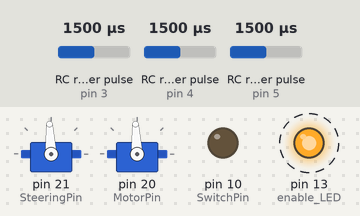
The sketch below on a simulated Arduino Mega 2560, built with avr-gcc and run on an emulated ATmega2560. Shown: 2 × servo, output pins drawn as LEDs (lit = HIGH). Wiring (inferred from the names in the program): 3 × RC receiver channel: data pin 5 / data pin 3 / data pin 4. Dashed ring = blinking. Inputs (shaded band) come from the test bench; at power-on: RC receiver pulse (sensors on pin 3, pin 4, pin 5) 1500 µs. What the sketch prints to the serial monitor is not drawn.

Above: at 1.2 s.
1.3 s: RC receiver pulse (sensor on pin 3) set to 1020 µs
At 3.5 s:
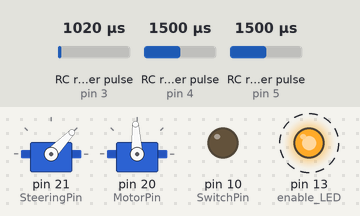
4.3 s: RC receiver pulse (sensor on pin 4) set to 1020 µs
At 5.6 s:
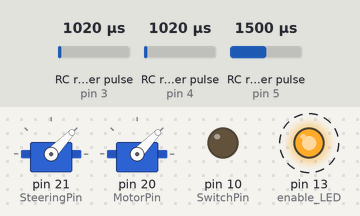
7.3 s: RC receiver pulse (sensor on pin 5) set to 1486 µs
At 9.8 s:
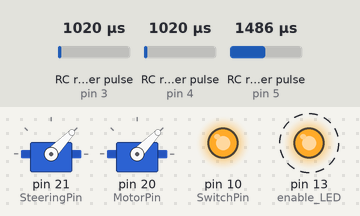
10.3 s: RC receiver pulse (sensor on pin 5) set to 1500 µs
At 10.6 s:
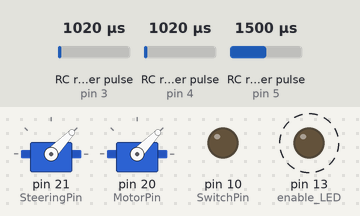
13.3 s: RC receiver pulse (sensor on pin 3) set to 1250 µs
At 13.8 s:
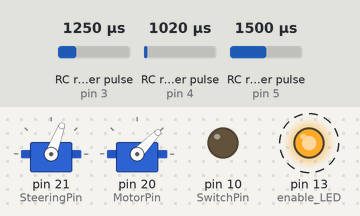
16.3 s: RC receiver pulse (sensor on pin 4) set to 1250 µs
At 17.9 s:
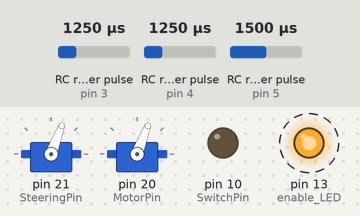
Timing chart, 0 to 20.3 s (numbered marks = the images above; inputs shaded):
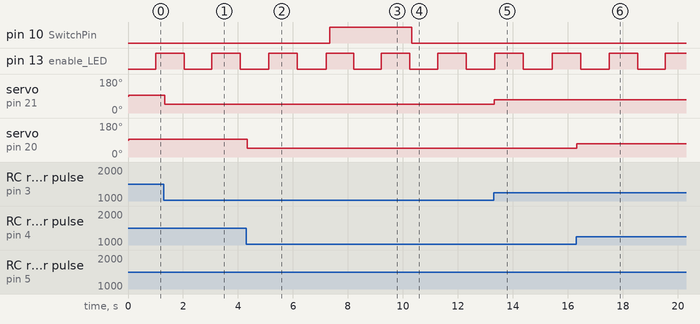

The sketch:

OpenMVTeensy.ino
```cpp
#include <Servo.h> //servo library

Servo myservoa, myservob; // create servo objects to control servos

#define MotorPin 20
#define SteeringPin 21
#define RC1_pin 3
#define RC2_pin 4
#define RC3_pin 5
#define SwitchPin 10

const int BAUD_RATE = 19200;
int RC;
unsigned long RC1_value;
unsigned long RC2_value;
unsigned long RC3_value;
boolean RC_throttle = true;  // if you want to control the throttle manually when it's under OpenMV control

int steer, motor;

unsigned long time;
unsigned long lasttime = 0;
bool LEDState = LOW;

void setup() {
    Serial.begin(BAUD_RATE);   // USB port
    Serial1.begin(BAUD_RATE);  //OpenMV connection
    pinMode(RC1_pin, INPUT);
    pinMode(RC2_pin, INPUT);
    pinMode(RC3_pin, INPUT);
    pinMode(SwitchPin, OUTPUT);
    myservoa.attach(SteeringPin);// attach servo on Output 1 to servo object
    myservob.attach(MotorPin);// attach servo on Output 2 to servo object
    pinMode(LED_BUILTIN, OUTPUT);  // enable LED
}

void RCcontrol() {
  Serial.println(RC3_value);  // print switch state for debugging
  digitalWrite(SwitchPin, LOW);
  RC1_value = pulseIn(RC1_pin, HIGH);  // read rc inputs
  RC2_value = pulseIn(RC2_pin, HIGH);
  myservoa.write(RC1_value); // mirror values to output
  myservob.write(RC2_value);
  delay (20);

}

void OpenMVcontrol() {
    digitalWrite(SwitchPin, HIGH);  // tell OpenMV to take control and start sending data
    while (Serial1.available() > 0) {
         // look for the next valid integer in the incoming serial stream:
      int tempsteer = Serial1.parseInt();
        // do it again for motor:
      int tempmotor = Serial1.parseInt();
        // look for the newline. That's the end of the commands
      if (Serial1.read() == '\n') {
        steer=tempsteer;
        motor=tempmotor;
        if (RC_throttle) {
            motor = pulseIn(RC2_pin, HIGH);
        }
        LEDState = !LEDState; // reverse the LED state
        digitalWrite(LED_BUILTIN, LEDState);   // turn on or off the LED to show activity
        steer = constrain(steer,1200,1700);
        motor = constrain(motor,1000,2000);
        Serial.print("Steer: ");
        Serial.print(tempsteer);
        Serial.print(" Motor: ");
        Serial.println(tempmotor);
        myservoa.write(steer); // send values to output
        myservob.write(motor);
        }
      }
}

void loop() {
  time = millis();
  if (time > lasttime + 1000) {   // flash the LED every second to show "resting" mode
      lasttime = time;
      LEDState = !LEDState; // reverse the LED state
      digitalWrite(LED_BUILTIN, LEDState);   // turn on or off the LED
       }
  RC3_value = pulseIn(RC3_pin, HIGH);
  if (RC3_value > 1500) {RCcontrol();}   // Use the CH5 switch to decide whether to pass through RC commands or take OpenMV commands
    else {OpenMVcontrol();}

}
```

Measured:
- the behaviour switches between 1500 and 1499 µs on RC receiver pulse (sensor on pin 5) (found by bisection; images 2 and 3)
- after the input at 1.3 s, servo on pin 21 (SteeringPin): 93° → 46° after 0.05 s
- after the input at 4.3 s, servo on pin 20 (MotorPin): 93° → 46° after 0.05 s
- after the input at 7.3 s, pin 10 (SwitchPin): LOW → HIGH at once
- after the input at 10.3 s, pin 10 (SwitchPin): HIGH → LOW at once
- after the input at 13.3 s, servo on pin 21 (SteeringPin): 46° → 69° at once
- after the input at 16.3 s, servo on pin 20 (MotorPin): 46° → 69° at once
- by itself, pin 13 (enable_LED): alternates HIGH for 1.0 s and LOW for 1.0 s
